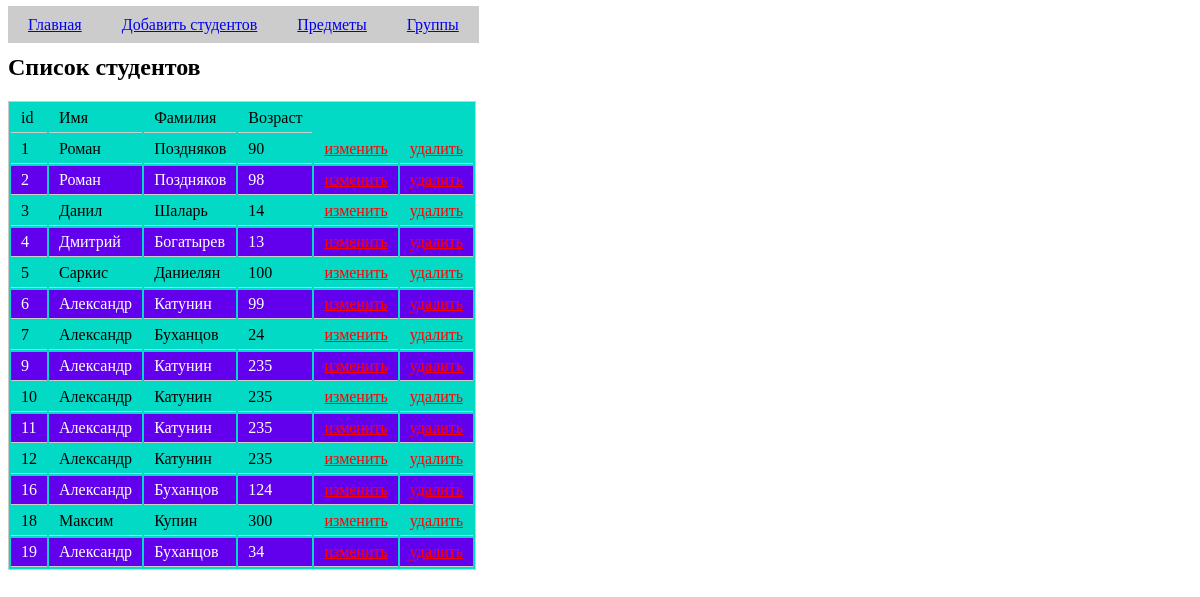
The page / on the database its author committed.
### tables this page shows
CREATE TABLE `users` (
  `id` int(10) NOT NULL,
  `group_id` int(10) NOT NULL,
  `name` varchar(255) NOT NULL,
  `surname` varchar(255) NOT NULL,
  `age` int(10) NOT NULL
);

### qwery/qwery.php (called while the page is built, shortened)
<?php include 'config.php'; ?>
<?php
	$my_data = $db->query("SELECT * FROM users");
	$dataArr = [];
?>

### index.php (the view, shortened to what this page needs)
<?php include 'header.php'; ?>
<h2 class="title">Список студентов</h2>
<div class="main-content">
	<?php include 'qwery/qwery.php' ?>
	<table class="main-table">
	<thead>
		<tr>
			<td>id</td>
			<td>Имя</td>
			<td>Фамилия</td>
			<td>Возраст</td>
		</tr>
	</thead>
  <tbody>
	<?php foreach($dataArr as $key => $value) {?>
		<tr>
			<td><?php echo $value['id'] ?></td>
			<td><?php echo $value['name'] ?></td>
			<td><?php echo $value['surname'] ?></td>
      <td><?php echo $value['age'] ?></td>
      <td><a class="delete-btn" href="/qwery/edit-user-info.php?userid=<?echo $value['id']; ?>">изменить</a></td>
      <td><a class="delete-btn" href="/qwery/deleteStudent.php?userid=<?echo $value['id']; ?>">удалить</a></td>
		</tr>
	<?php } ?>
  </tbody>
	</table>
</div>
<?php include 'footer.php'?>

### assets/css/style.css (style rules this page uses)
.main-content { display: flex; flex-grow: 1; justify-content: space-between; }
.main-table { border: 1px solid #ccc; background: #03dac5; }
.main-table tr:nth-child(2n) { background: #6200ee; color: #fff; }
.main-table tr td { border-bottom: 1px solid #ccc; padding: 5px 10px; }
.delete-btn { color: #f00; }

### rows shown on the page
users: id "1", name "Роман", surname "Поздняков", age "90"
users: id "2", name "Роман", surname "Поздняков", age "98"
users: id "3", name "Данил", surname "Шаларь", age "14"
users: id "4", name "Дмитрий", surname "Богатырев", age "13"
users: id "5", name "Саркис", surname "Даниелян", age "100"
users: id "6", name "Александр", surname "Катунин", age "99"
users: id "7", name "Александр", surname "Буханцов", age "24"
users: id "9", name "Александр", surname "Катунин", age "235"
users: id "10", name "Александр", surname "Катунин", age "235"
users: id "11", name "Александр", surname "Катунин", age "235"
users: id "12", name "Александр", surname "Катунин", age "235"
users: id "16", name "Александр", surname "Буханцов", age "124"
users: id "18", name "Максим", surname "Купин", age "300"
users: id "19", name "Александр", surname "Буханцов", age "34"
